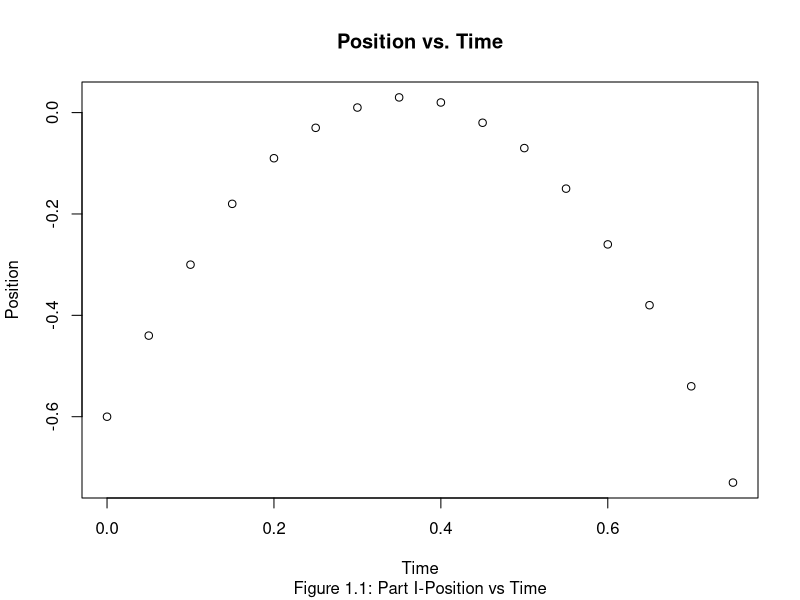
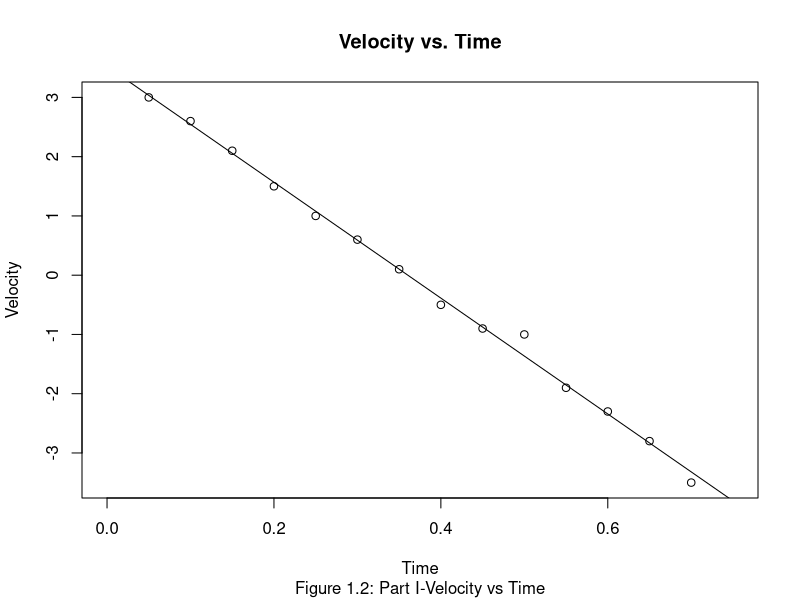
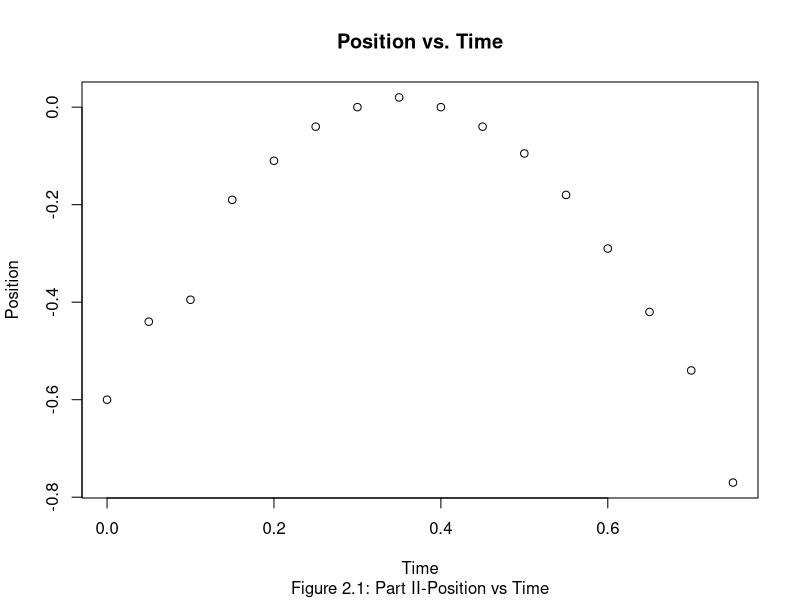
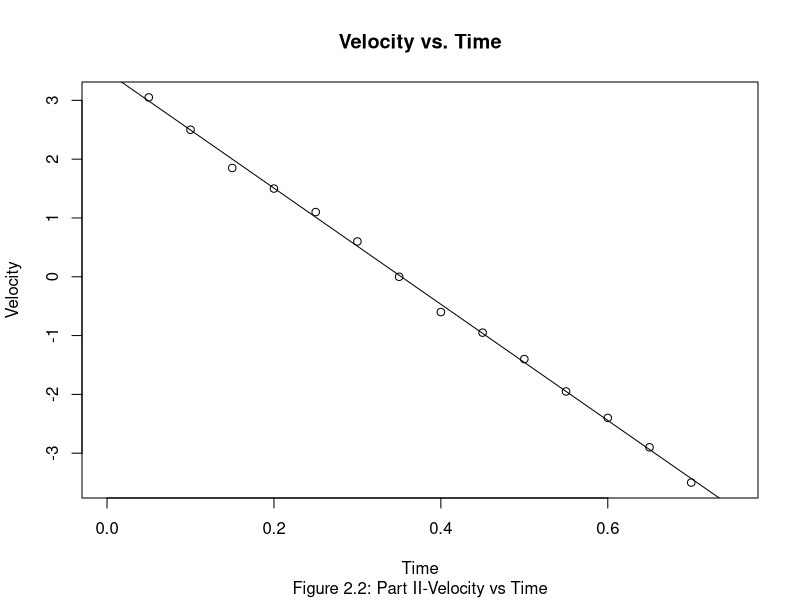
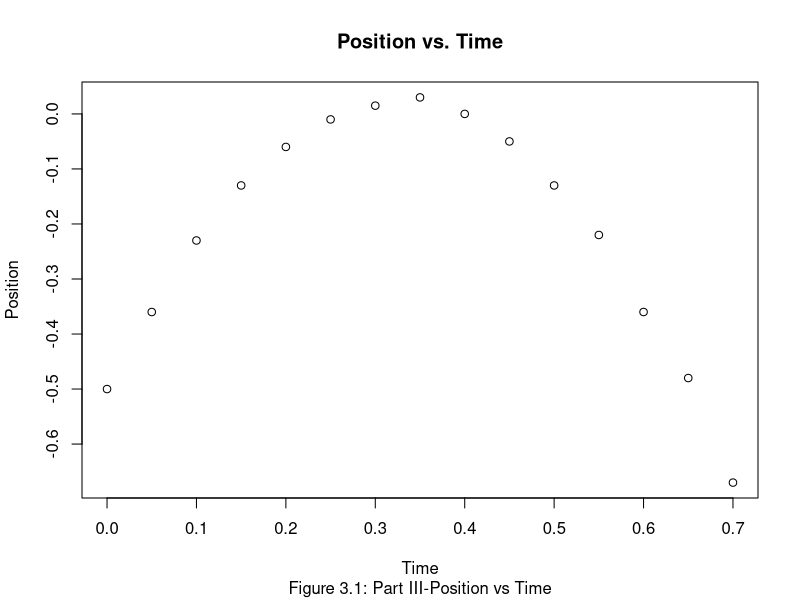
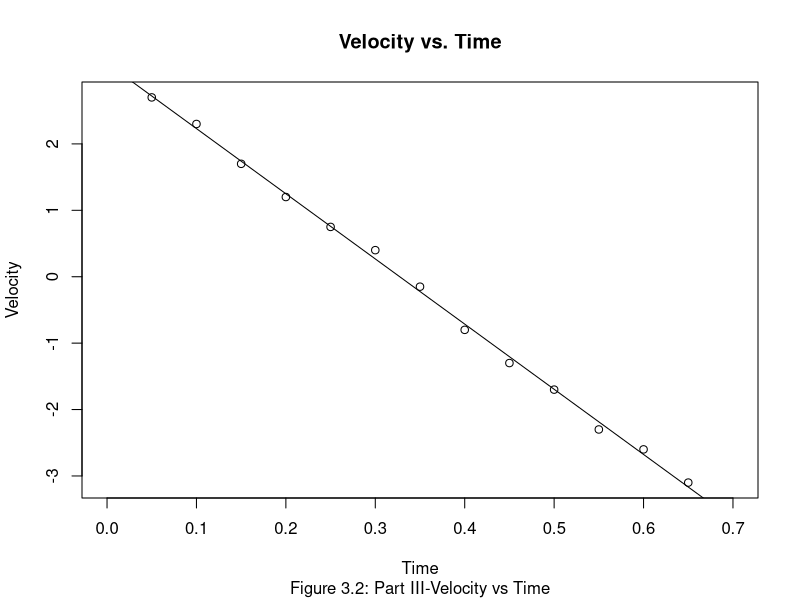
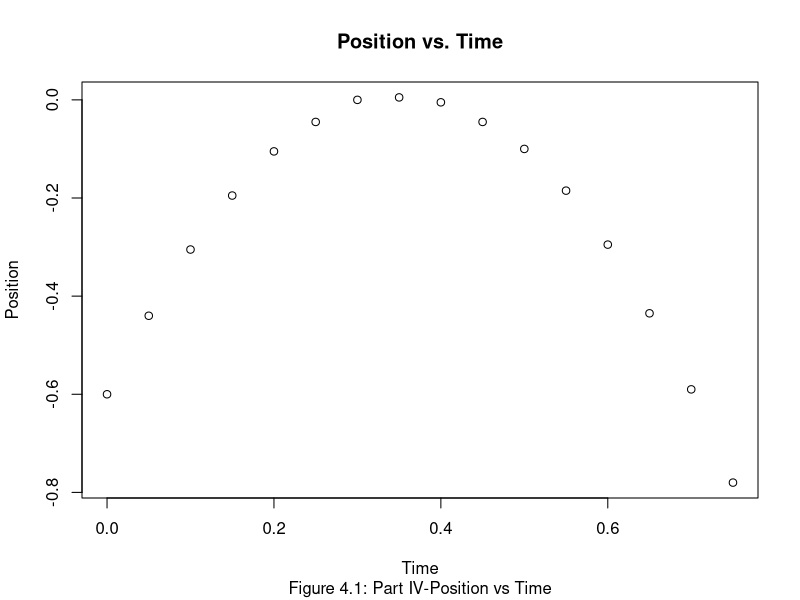
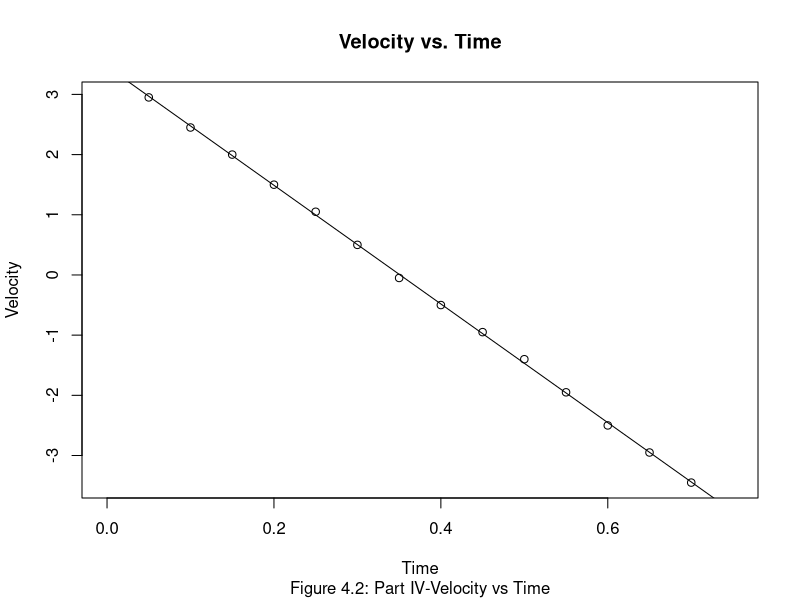

These figures' R source, in order:
## ---- chunk 1
knitr::opts_chunk$set(echo = TRUE)
## ---- chunk 2

time <- seq(0,0.75, by=0.05)
Position<- c(-0.6, -0.44, -0.3, -0.18, -0.09, -0.03, 0.01, 0.03, 0.02, -0.02, -0.07, -0.15, -0.26, -0.38, -0.54, -0.73)
Velocity <- c(NA, 3, 2.6, 2.1, 1.5, 1, 0.6, 0.1, -0.5, -0.9, -1, -1.9, -2.3, -2.8, -3.5, NA)
## ---- chunk 3
data1 <- data.frame(time, Position, Velocity)
data1
## ---- chunk 4
plot(data1$time, data1$Position,main="Position vs. Time", xlab="Time", ylab="Position", sub="Figure 1.1: Part I-Position vs Time" )
## ---- chunk 5
vt1<- lm(Velocity~time, data1)
plot(data1$time, data1$Velocity, main="Velocity vs. Time", xlab="Time", ylab="Velocity",sub="Figure 1.2: Part I-Velocity vs Time")
abline(vt1)
## ---- chunk 6
summary(vt1)$coef
## ---- chunk 7
slope1 <- round(summary(vt1)$coef[2,1],3)
intercept1<- round(summary(vt1)$coef[1,1],3)
ei1 <- round(summary(vt1)$coef[1,2],3)
es1 <- round(summary(vt1)$coef[2,2],3)
## ---- chunk 8
time <- seq(0,0.75, by=0.05)
Position<- c(-0.6, -0.44, -0.395, -0.19, -0.11, -0.04, 0.0, 0.02, 0.0, -0.04, -0.095, -0.18, -0.29, -0.42, -0.54, -0.77)
Velocity <- c(NA, 3.05, 2.5, 1.85, 1.5, 1.1, 0.6, 0.0, -0.6,-0.95, -1.4, -1.95, -2.4, -2.9, -3.5, NA)
## ---- chunk 9
data2 <- data.frame(time, Position, Velocity)
data2
## ---- chunk 10
plot(data2$time, data2$Position,main="Position vs. Time", xlab="Time", ylab="Position", sub="Figure 2.1: Part II-Position vs Time" )
## ---- chunk 11
vt2<- lm(Velocity~time, data2)
plot(data2$time, data2$Velocity, main="Velocity vs. Time", xlab="Time", ylab="Velocity",sub="Figure 2.2: Part II-Velocity vs Time")
abline(vt2)
## ---- chunk 12
summary(vt2)$coef
## ---- chunk 13
slope2 <- round(summary(vt2)$coef[2,1],3)
intercept2<- round(summary(vt2)$coef[1,1],3)
ei2 <- round(summary(vt2)$coef[1,2],3)
es2 <- round(summary(vt2)$coef[2,2],3)
## ---- chunk 14
time <- seq(0,0.7, by=0.05)
Position<- c(-0.5, -0.36, -0.23, -0.13, -0.06, -0.01, 0.015, 0.03, 0.0, -0.05, -0.13, -0.22, -0.36, -0.48, -0.67)
Velocity <- c(NA, 2.7, 2.3, 1.7, 1.2, 0.75, 0.4, -0.15, -0.8,-1.3, -1.7, -2.3, -2.6, -3.1,NA)
## ---- chunk 15
data3 <- data.frame(time, Position, Velocity)
data3
## ---- chunk 16
plot(data3$time, data3$Position,main="Position vs. Time", xlab="Time", ylab="Position", sub="Figure 3.1: Part III-Position vs Time" )
## ---- chunk 17
vt3<- lm(Velocity~time, data3)
plot(data3$time, data3$Velocity, main="Velocity vs. Time", xlab="Time", ylab="Velocity",sub="Figure 3.2: Part III-Velocity vs Time")
abline(vt3)
## ---- chunk 18
summary(vt3)$coef
## ---- chunk 19
slope3 <- round(summary(vt3)$coef[2,1],3)
intercept3<- round(summary(vt3)$coef[1,1],3)
ei3 <- round(summary(vt3)$coef[1,2],3)
es3 <- round(summary(vt3)$coef[2,2],3)
## ---- chunk 20
time <- seq(0,0.75, by=0.05)
Position<- c(-0.6, -0.44, -0.305, -0.195, -0.105, -0.045, 0.0, 0.005, -0.005, -0.045, -0.1, -0.185, -0.295, -0.435, -0.59, -0.78)
Velocity <- c(NA, 2.95, 2.45, 2, 1.5, 1.05, 0.5, -0.05, -0.5,-0.95, -1.4, -1.95, -2.5, -2.95,-3.45,NA)
## ---- chunk 21
data4 <- data.frame(time, Position, Velocity)
data4
## ---- chunk 22
plot(data4$time, data4$Position,main="Position vs. Time", xlab="Time", ylab="Position", sub="Figure 4.1: Part IV-Position vs Time" )
## ---- chunk 23
vt4<- lm(Velocity~time, data4)
plot(data4$time, data4$Velocity, main="Velocity vs. Time", xlab="Time", ylab="Velocity",sub="Figure 4.2: Part IV-Velocity vs Time")
abline(vt4)
## ---- chunk 24
summary(vt4)$coef
## ---- chunk 25
slope4 <- round(summary(vt4)$coef[2,1],3)
intercept4<- round(summary(vt4)$coef[1,1],3)
ei4 <- round(summary(vt4)$coef[1,2],3)
es4 <- round(summary(vt4)$coef[2,2],3)
## ---- chunk 26
time <- seq(0,0.75, by=0.05)
Position<- c(-0.6, -0.43, -0.29, -0.18, -0.10, -0.03, 0.01, 0.02, 0.01, -0.03, -0.08, -0.18, -0.27, -0.4,-0.55, -0.73)
Velocity <- c(NA, 3.1, 2.5, 1.9, 1.7, 1.1, 0.5, 0, -0.5,-0.9, -1.5, -1.9, -2.2, -2.8,-3.3,NA)
## ---- chunk 27
data5 <- data.frame(time, Position, Velocity)
data5
## ---- chunk 28
plot(data5$time, data5$Position,main="Position vs. Time", xlab="Time", ylab="Position", sub="Figure 5.1: Part V-Position vs Time" )
## ---- chunk 29
vt5<- lm(Velocity~time, data5)
plot(data5$time, data5$Velocity, main="Velocity vs. Time", xlab="Time", ylab="Velocity",sub="Figure 5.2: Part V-Velocity vs Time")
abline(vt5)
## ---- chunk 30
summary(vt5)$coef
## ---- chunk 31
slope5 <- round(summary(vt5)$coef[2,1],3)
intercept5<- round(summary(vt5)$coef[1,1],3)
ei5 <- round(summary(vt5)$coef[1,2],3)
es5 <- round(summary(vt5)$coef[2,2],3)
## ---- chunk 32
g <- c(slope1, slope2, slope3, slope4, slope5)
gavg <- mean(g)
stdg <- sd(g)
dg <- round(stdg/sqrt(5),3)

